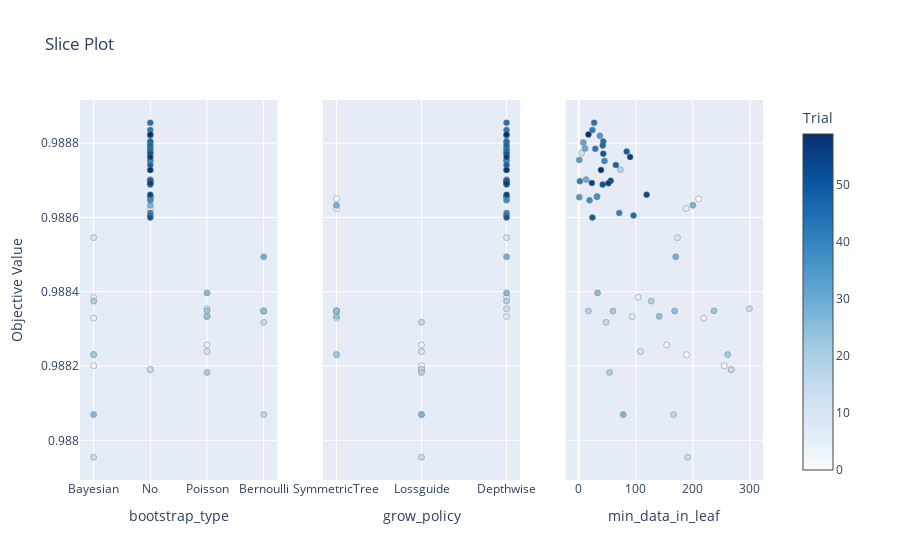

This figure's notebook cell:
### Code cell
optuna.visualization.plot_slice(study)

### Figure 1 — Plotly figure (JSON) as saved in the notebook; plotly's stock layout.template omitted (floating-point values rounded to 4 significant figures)
{"data": [{"marker": {"color": [0, 1, 2, 3, 4, 5, 6, 7, 8, 9, 10, 11, 12, 13, 14, 15, 16, 17, 18, 19, 20, 21, 22, 23, 24, 25, 26, 27, 28, 29, 30, 31, 32, 33, 34, 35, 36, 37, 38, 39, 40, 41, 42, 43, 44, 45, 46, 47, 48, 49, 50, 51, 52, 53, 54, 55, 56, 57, 58, 59], "colorbar": {"title": {"text": "Trial"}, "x": 1, "xpad": 40}, "colorscale": [[0, "rgb(247,251,255)"], [0.125, "rgb(222,235,247)"], [0.25, "rgb(198,219,239)"], [0.375, "rgb(158,202,225)"], [0.5, "rgb(107,174,214)"], [0.625, "rgb(66,146,198)"], [0.75, "rgb(33,113,181)"], [0.875, "rgb(8,81,156)"], [1, "rgb(8,48,107)"]], "line": {"color": "Grey", "width": 0.5}, "showscale": true}, "mode": "markers", "showlegend": false, "type": "scatter", "x": ["Bayesian", "No", "Bayesian", "Poisson", "Bayesian", "No", "Bayesian", "Poisson", "No", "Bayesian", "Poisson", "No", "Poisson", "No", "Bayesian", "Bernoulli", "Bernoulli", "No", "Bernoulli", "Bayesian", "Poisson", "Bernoulli", "Bayesian", "Poisson", "Poisson", "Bernoulli", "Poisson", "Bayesian", "No", "Bernoulli", "No", "No", "No", "No", "No", "No", "No", "No", "No", "No", "No", "No", "No", "No", "No", "No", "No", "No", "No", "No", "No", "No", "No", "No", "No", "No", "No", "No", "No", "No"], "xaxis": "x", "y": [0.9882, 0.9887, 0.9882, 0.9883, 0.9883, 0.9886, 0.9884, 0.9883, 0.9882, 0.9885, 0.9882, 0.9888, 0.9884, 0.9882, 0.988, 0.9883, 0.9881, 0.9887, 0.9883, 0.9884, 0.9882, 0.9883, 0.9882, 0.9883, 0.9883, 0.9883, 0.9884, 0.9881, 0.9886, 0.9885, 0.9887, 0.9888, 0.9888, 0.9888, 0.9887, 0.9888, 0.9887, 0.9887, 0.9886, 0.9888, 0.9886, 0.9887, 0.9888, 0.9888, 0.9889, 0.9886, 0.9888, 0.9888, 0.9887, 0.9888, 0.9886, 0.9888, 0.9887, 0.9887, 0.9887, 0.9887, 0.9887, 0.9888, 0.9887, 0.9888], "yaxis": "y"}, {"marker": {"color": [0, 1, 2, 3, 4, 5, 6, 7, 8, 9, 10, 11, 12, 13, 14, 15, 16, 17, 18, 19, 20, 21, 22, 23, 24, 25, 26, 27, 28, 29, 30, 31, 32, 33, 34, 35, 36, 37, 38, 39, 40, 41, 42, 43, 44, 45, 46, 47, 48, 49, 50, 51, 52, 53, 54, 55, 56, 57, 58, 59], "colorbar": {"title": {"text": "Trial"}, "x": 1, "xpad": 40}, "colorscale": [[0, "rgb(247,251,255)"], [0.125, "rgb(222,235,247)"], [0.25, "rgb(198,219,239)"], [0.375, "rgb(158,202,225)"], [0.5, "rgb(107,174,214)"], [0.625, "rgb(66,146,198)"], [0.75, "rgb(33,113,181)"], [0.875, "rgb(8,81,156)"], [1, "rgb(8,48,107)"]], "line": {"color": "Grey", "width": 0.5}, "showscale": false}, "mode": "markers", "showlegend": false, "type": "scatter", "x": ["SymmetricTree", "SymmetricTree", "Lossguide", "Lossguide", "SymmetricTree", "SymmetricTree", "Depthwise", "Depthwise", "Lossguide", "Depthwise", "Lossguide", "Depthwise", "Depthwise", "Lossguide", "Lossguide", "Lossguide", "Lossguide", "Depthwise", "SymmetricTree", "Depthwise", "Lossguide", "SymmetricTree", "SymmetricTree", "SymmetricTree", "SymmetricTree", "SymmetricTree", "Depthwise", "Lossguide", "SymmetricTree", "Depthwise", "Depthwise", "Depthwise", "Depthwise", "Depthwise", "Depthwise", "Depthwise", "Depthwise", "Depthwise", "Depthwise", "Depthwise", "Depthwise", "Depthwise", "Depthwise", "Depthwise", "Depthwise", "Depthwise", "Depthwise", "Depthwise", "Depthwise", "Depthwise", "Depthwise", "Depthwise", "Depthwise", "Depthwise", "Depthwise", "Depthwise", "Depthwise", "Depthwise", "Depthwise", "Depthwise"], "xaxis": "x2", "y": [0.9882, 0.9887, 0.9882, 0.9883, 0.9883, 0.9886, 0.9884, 0.9883, 0.9882, 0.9885, 0.9882, 0.9888, 0.9884, 0.9882, 0.988, 0.9883, 0.9881, 0.9887, 0.9883, 0.9884, 0.9882, 0.9883, 0.9882, 0.9883, 0.9883, 0.9883, 0.9884, 0.9881, 0.9886, 0.9885, 0.9887, 0.9888, 0.9888, 0.9888, 0.9887, 0.9888, 0.9887, 0.9887, 0.9886, 0.9888, 0.9886, 0.9887, 0.9888, 0.9888, 0.9889, 0.9886, 0.9888, 0.9888, 0.9887, 0.9888, 0.9886, 0.9888, 0.9887, 0.9887, 0.9887, 0.9887, 0.9887, 0.9888, 0.9887, 0.9888], "yaxis": "y2"}, {"marker": {"color": [0, 1, 2, 3, 4, 5, 6, 7, 8, 9, 10, 11, 12, 13, 14, 15, 16, 17, 18, 19, 20, 21, 22, 23, 24, 25, 26, 27, 28, 29, 30, 31, 32, 33, 34, 35, 36, 37, 38, 39, 40, 41, 42, 43, 44, 45, 46, 47, 48, 49, 50, 51, 52, 53, 54, 55, 56, 57, 58, 59], "colorbar": {"title": {"text": "Trial"}, "x": 1, "xpad": 40}, "colorscale": [[0, "rgb(247,251,255)"], [0.125, "rgb(222,235,247)"], [0.25, "rgb(198,219,239)"], [0.375, "rgb(158,202,225)"], [0.5, "rgb(107,174,214)"], [0.625, "rgb(66,146,198)"], [0.75, "rgb(33,113,181)"], [0.875, "rgb(8,81,156)"], [1, "rgb(8,48,107)"]], "line": {"color": "Grey", "width": 0.5}, "showscale": false}, "mode": "markers", "showlegend": false, "type": "scatter", "x": [189, 210, 255, 154, 219, 188, 104, 94, 267, 173, 108, 5, 299, 267, 191, 48, 166, 73, 17, 127, 54, 60, 261, 237, 141, 168, 33, 78, 200, 170, 13, 11, 8, 1, 1, 37, 32, 32, 19, 45, 71, 2, 24, 29, 27, 96, 43, 42, 65, 84, 24, 43, 42, 56, 119, 23, 52, 90, 39, 17], "xaxis": "x3", "y": [0.9882, 0.9887, 0.9882, 0.9883, 0.9883, 0.9886, 0.9884, 0.9883, 0.9882, 0.9885, 0.9882, 0.9888, 0.9884, 0.9882, 0.988, 0.9883, 0.9881, 0.9887, 0.9883, 0.9884, 0.9882, 0.9883, 0.9882, 0.9883, 0.9883, 0.9883, 0.9884, 0.9881, 0.9886, 0.9885, 0.9887, 0.9888, 0.9888, 0.9888, 0.9887, 0.9888, 0.9887, 0.9887, 0.9886, 0.9888, 0.9886, 0.9887, 0.9888, 0.9888, 0.9889, 0.9886, 0.9888, 0.9888, 0.9887, 0.9888, 0.9886, 0.9888, 0.9887, 0.9887, 0.9887, 0.9887, 0.9887, 0.9888, 0.9887, 0.9888], "yaxis": "y3"}], "layout": {"title": {"text": "Slice Plot"}, "xaxis": {"anchor": "y", "domain": [0, 0.2889], "title": {"text": "bootstrap_type"}}, "xaxis2": {"anchor": "y2", "domain": [0.3556, 0.6444], "title": {"text": "grow_policy"}}, "xaxis3": {"anchor": "y3", "domain": [0.7111, 1], "title": {"text": "min_data_in_leaf"}}, "yaxis": {"anchor": "x", "domain": [0, 1], "title": {"text": "Objective Value"}}, "yaxis2": {"anchor": "x2", "domain": [0, 1], "matches": "y", "showticklabels": false}, "yaxis3": {"anchor": "x3", "domain": [0, 1], "matches": "y", "showticklabels": false}}}
